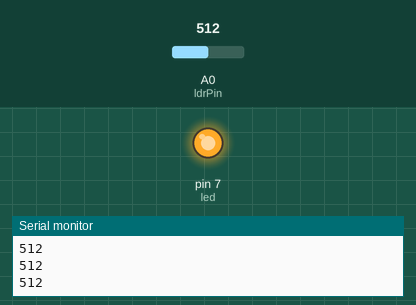
A sketch run on a simulated Arduino Uno, built with avr-gcc and run on an emulated ATmega328P. On the bench: output pins drawn as LEDs (lit = HIGH), the last lines printed to the serial monitor. The inputs (shaded band) are chosen by the test bench; at power-on: A0 (ldrPin) = 512.

Above: at 1.3 s.
1.4 s: A0 (ldrPin) set to 110
2.9 s: A0 (ldrPin) set to 91
At 3.3 s:
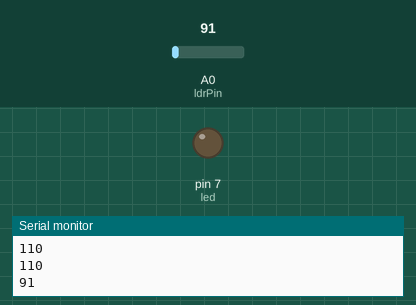
4.5 s: A0 (ldrPin) set to 122
At 5.6 s:
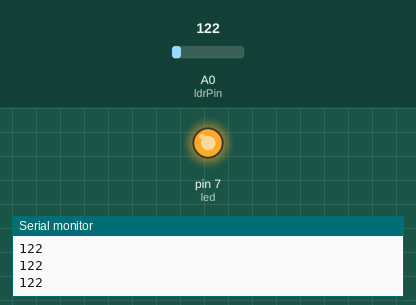
6.0 s: A0 (ldrPin) set to 90
At 6.8 s:
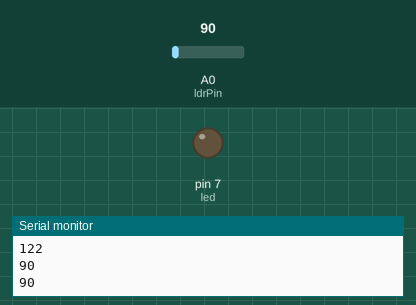
Timing chart, 0 to 8.5 s (numbered marks = the images above; inputs shaded):
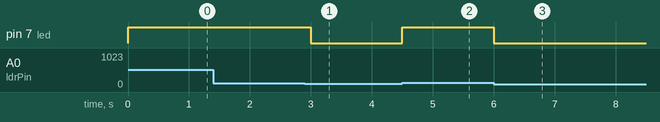

The sketch:

light_sensing_night_light--code.ino
```cpp
int ldrPin = A0;
int ldrValue = 0;
int led = 7;

void setup() {
  Serial.begin(9600);
  pinMode(ldrPin, INPUT_PULLUP);
  pinMode(led, OUTPUT);
}

void loop() {
  ldrValue = analogRead(ldrPin);
  Serial.println(ldrValue);

  if (ldrValue > 100) {
    digitalWrite(led, HIGH);
  }else {
    digitalWrite(led, LOW);
  }

  delay(500);
}
```

Measured:
- the behaviour switches between 101 and 100 on A0 (ldrPin) (found by bisection; images 0 and 1)
- after the input at 2.9 s, pin 7 (led): HIGH → LOW after 0.10 s
- after the input at 4.5 s, pin 7 (led): LOW → HIGH at once
- after the input at 6.0 s, pin 7 (led): HIGH → LOW at once
